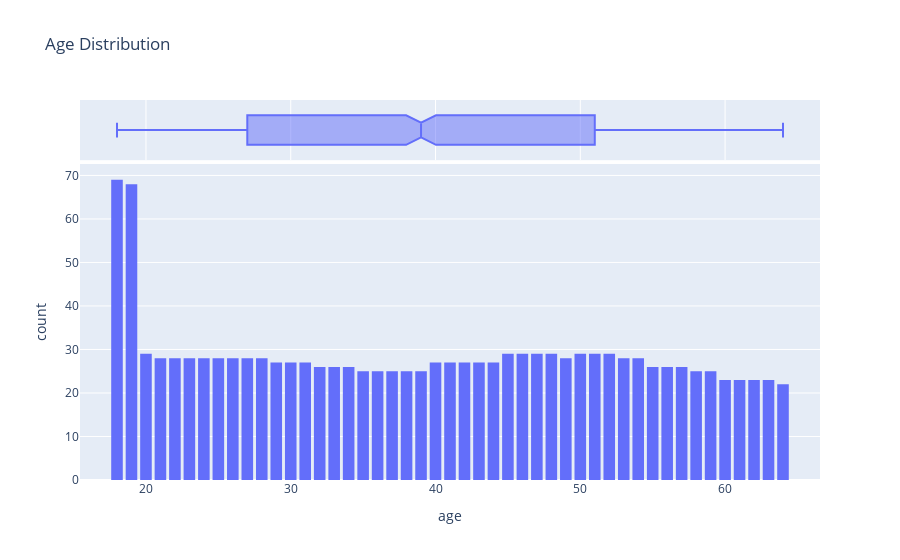

The notebook cell saved with this chart:
### Code cell
# As nax - min = 46, then we will split the bin as 47.
fig = px.histogram(medical_df, x='age', marginal = 'box', nbins=47, title='Age Distribution')
fig.update_layout(bargap = 0.2)
fig.show()

### Figure 1 — Plotly figure (JSON) as saved in the notebook; plotly's stock layout.template omitted (floating-point values rounded to 4 significant figures; data arrays with more than 128 entries replaced by an {"elided": "..."} marker saying what was removed)
{"data": [{"alignmentgroup": "True", "bingroup": "x", "hovertemplate": "age=%{x}<br>count=%{y}<extra></extra>", "legendgroup": "", "marker": {"color": "#636efa", "pattern": {"shape": ""}}, "name": "", "nbinsx": 47, "offsetgroup": "", "orientation": "v", "showlegend": false, "type": "histogram", "x": {"elided": "1338 int values"}, "xaxis": "x", "yaxis": "y"}, {"alignmentgroup": "True", "hovertemplate": "age=%{x}<extra></extra>", "legendgroup": "", "marker": {"color": "#636efa"}, "name": "", "notched": true, "offsetgroup": "", "showlegend": false, "type": "box", "x": {"elided": "1338 int values"}, "xaxis": "x2", "yaxis": "y2"}], "layout": {"bargap": 0.2, "barmode": "relative", "legend": {"tracegroupgap": 0}, "title": {"text": "Age Distribution"}, "xaxis": {"anchor": "y", "domain": [0, 1], "title": {"text": "age"}}, "xaxis2": {"anchor": "y2", "domain": [0, 1], "matches": "x", "showgrid": true, "showticklabels": false}, "yaxis": {"anchor": "x", "domain": [0, 0.8316], "title": {"text": "count"}}, "yaxis2": {"anchor": "x2", "domain": [0.8416, 1], "matches": "y2", "showgrid": false, "showline": false, "showticklabels": false, "ticks": ""}}}
